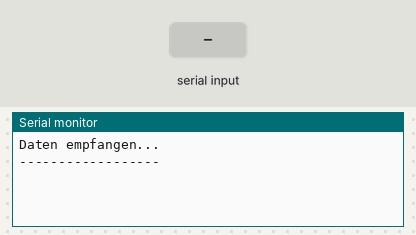
Simulated run of this sketch. Board: Arduino Uno, built with avr-gcc and run on an emulated ATmega328P. Parts: the last lines printed to the serial monitor. The inputs (shaded band) are chosen by the test bench.

Above: at 1.2 s.
1.3 s: "1\n" received over the second serial link
At 1.8 s:
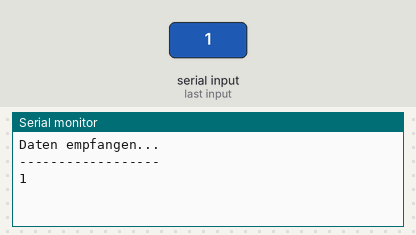
2.8 s: "0\n" received over the second serial link
At 4.0 s:
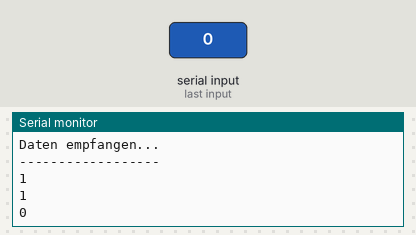
4.3 s: "2\n" received over the second serial link
At 5.4 s:
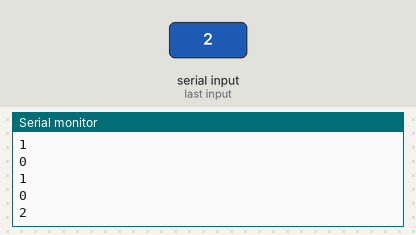
Timing chart, 0 to 7.3 s (numbered marks = the images above; inputs shaded):
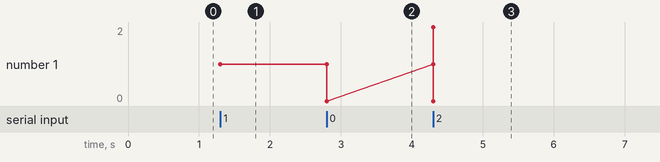

The sketch:

buch-rpi-pico-kap7-serial-empfang.ino
```cpp
// RPi Pico - Daten empfangen
// Datei: buch-rpi-pico-kap7-serial-empfang.ino

#include <SoftwareSerial.h>

// UART RX, TX
SoftwareSerial PicoSerial(2, 3);

String Datastring;
char serChar;

void setup()
{
  Serial.begin(9600);
  Serial.println("Daten empfangen...");
  Serial.println("------------------");

  PicoSerial.begin(9600);

}

void loop()
{
  if (PicoSerial.available() > 0)
  {
    serChar=PicoSerial.read();
    Datastring.concat(serChar);
    if(serChar == '\n')
    {
      Serial.print(Datastring);
    }

  }

}
```

Measured:
- after the input at 1.3 s, the serial monitor: prints a new line at once (image 1)
- after the input at 2.8 s, the serial monitor: prints a new line at once (image 2)
- after the input at 4.3 s, the serial monitor: prints a new line at once (image 3)
- plotted number 1: 1 → 0 after the input at 2.8 s, 0 → 2 after the input at 4.3 s
